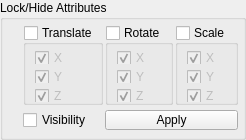
      <widget class="QGroupBox" name="lockAttr_Grp">
       <property name="sizePolicy">
        <sizepolicy hsizetype="Preferred" vsizetype="MinimumExpanding">
         <horstretch>0</horstretch>
         <verstretch>0</verstretch>
        </sizepolicy>
       </property>
       <property name="minimumSize">
        <size>
         <width>0</width>
         <height>140</height>
        </size>
       </property>
       <property name="title">
        <string>Lock/Hide Attributes</string>
       </property>
       <layout class="QGridLayout" name="gridLayout_8">
        <property name="leftMargin">
         <number>20</number>
        </property>
        <property name="topMargin">
         <number>0</number>
        </property>
        <property name="rightMargin">
         <number>5</number>
        </property>
        <property name="bottomMargin">
         <number>0</number>
        </property>
        <property name="horizontalSpacing">
         <number>2</number>
        </property>
        <property name="verticalSpacing">
         <number>0</number>
        </property>
        <item row="1" column="2">
         <widget class="QCheckBox" name="visAttr_Chk">
          <property name="maximumSize">
           <size>
            <width>90</width>
            <height>16777215</height>
           </size>
          </property>
          <property name="text">
           <string>Visibility</string>
          </property>
         </widget>
        </item>
        <item row="0" column="2">
         <widget class="QGroupBox" name="transAttr_Grp">
          <property name="sizePolicy">
           <sizepolicy hsizetype="Preferred" vsizetype="Fixed">
            <horstretch>0</horstretch>
            <verstretch>0</verstretch>
           </sizepolicy>
          </property>
          <property name="minimumSize">
           <size>
            <width>0</width>
            <height>80</height>
           </size>
          </property>
          <property name="maximumSize">
           <size>
            <width>80</width>
            <height>80</height>
           </size>
          </property>
          <property name="title">
           <string>Translate</string>
          </property>
          <property name="flat">
           <bool>true</bool>
          </property>
          <property name="checkable">
           <bool>true</bool>
          </property>
          <property name="checked">
           <bool>false</bool>
          </property>
          <layout class="QGridLayout" name="gridLayout">
           <property name="topMargin">
            <number>6</number>
           </property>
           <property name="bottomMargin">
            <number>0</number>
           </property>
           <item row="0" column="0">
            <widget class="QCheckBox" name="transXAttr_Chk">
             <property name="minimumSize">
              <size>
               <width>0</width>
               <height>10</height>
              </size>
             </property>
             <property name="text">
              <string>X</string>
             </property>
             <property name="checked">
              <bool>true</bool>
             </property>
            </widget>
           </item>
           <item row="1" column="0">
            <widget class="QCheckBox" name="transYAttr_Chk">
             <property name="minimumSize">
              <size>
               <width>0</width>
               <height>10</height>
              </size>
             </property>
             <property name="text">
              <string>Y</string>
             </property>
             <property name="checked">
              <bool>true</bool>
             </property>
            </widget>
           </item>
           <item row="2" column="0">
            <widget class="QCheckBox" name="transZAttr_Chk">
             <property name="minimumSize">
              <size>
               <width>0</width>
               <height>10</height>
              </size>
             </property>
             <property name="text">
              <string>Z</string>
             </property>
             <property name="checked">
              <bool>true</bool>
             </property>
            </widget>
           </item>
          </layout>
         </widget>
        </item>
        <item row="0" column="3">
         <widget class="QGroupBox" name="rotAttr_Grp">
          <property name="sizePolicy">
           <sizepolicy hsizetype="Preferred" vsizetype="Fixed">
            <horstretch>0</horstretch>
            <verstretch>0</verstretch>
           </sizepolicy>
          </property>
          <property name="minimumSize">
           <size>
            <width>0</width>
            <height>80</height>
           </size>
          </property>
          <property name="maximumSize">
           <size>
            <width>80</width>
            <height>80</height>
           </size>
          </property>
          <property name="title">
           <string>Rotate</string>
          </property>
          <property name="flat">
           <bool>true</bool>
          </property>
          <property name="checkable">
           <bool>true</bool>
          </property>
          <property name="checked">
           <bool>false</bool>
          </property>
          <layout class="QGridLayout" name="gridLayout_4">
           <property name="topMargin">
            <number>6</number>
           </property>
           <property name="bottomMargin">
            <number>0</number>
           </property>
           <item row="0" column="0">
            <widget class="QCheckBox" name="rotXAttr_Chk">
             <property name="minimumSize">
              <size>
               <width>0</width>
               <height>10</height>
              </size>
             </property>
             <property name="text">
              <string>X</string>
             </property>
             <property name="checked">
              <bool>true</bool>
             </property>
            </widget>
           </item>
           <item row="1" column="0">
            <widget class="QCheckBox" name="rotYAttr_Chk">
             <property name="minimumSize">
              <size>
               <width>0</width>
               <height>10</height>
              </size>
             </property>
             <property name="text">
              <string>Y</string>
             </property>
             <property name="checked">
              <bool>true</bool>
             </property>
            </widget>
           </item>
           <item row="2" column="0">
            <widget class="QCheckBox" name="rotZAttr_Chk">
             <property name="minimumSize">
              <size>
               <width>0</width>
               <height>10</height>
              </size>
             </property>
             <property name="text">
              <string>Z</string>
             </property>
             <property name="checked">
              <bool>true</bool>
             </property>
            </widget>
           </item>
          </layout>
         </widget>
        </item>
        <item row="0" column="4">
         <widget class="QGroupBox" name="scaleAttr_Grp">
          <property name="sizePolicy">
           <sizepolicy hsizetype="Preferred" vsizetype="Fixed">
            <horstretch>0</horstretch>
            <verstretch>0</verstretch>
           </sizepolicy>
          </property>
          <property name="minimumSize">
           <size>
            <width>0</width>
            <height>80</height>
           </size>
          </property>
          <property name="maximumSize">
           <size>
            <width>80</width>
            <height>80</height>
           </size>
          </property>
          <property name="title">
           <string>Scale</string>
          </property>
          <property name="flat">
           <bool>true</bool>
          </property>
          <property name="checkable">
           <bool>true</bool>
          </property>
          <property name="checked">
           <bool>false</bool>
          </property>
          <layout class="QGridLayout" name="gridLayout_9">
           <property name="topMargin">
            <number>6</number>
           </property>
           <property name="bottomMargin">
            <number>0</number>
           </property>
           <item row="0" column="0">
            <widget class="QCheckBox" name="scaleXAttr_Chk">
             <property name="minimumSize">
              <size>
               <width>0</width>
               <height>10</height>
              </size>
             </property>
             <property name="text">
              <string>X</string>
             </property>
             <property name="checked">
              <bool>true</bool>
             </property>
            </widget>
           </item>
           <item row="1" column="0">
            <widget class="QCheckBox" name="scaleYAttr_Chk">
             <property name="minimumSize">
              <size>
               <width>0</width>
               <height>10</height>
              </size>
             </property>
             <property name="text">
              <string>Y</string>
             </property>
             <property name="checked">
              <bool>true</bool>
             </property>
            </widget>
           </item>
           <item row="2" column="0">
            <widget class="QCheckBox" name="scaleZAttr_Chk">
             <property name="minimumSize">
              <size>
               <width>0</width>
               <height>10</height>
              </size>
             </property>
             <property name="text">
              <string>Z</string>
             </property>
             <property name="checked">
              <bool>true</bool>
             </property>
            </widget>
           </item>
          </layout>
         </widget>
        </item>
        <item row="1" column="3" colspan="2">
         <widget class="QPushButton" name="attrApply_Btn">
          <property name="minimumSize">
           <size>
            <width>0</width>
            <height>20</height>
           </size>
          </property>
          <property name="maximumSize">
           <size>
            <width>200</width>
            <height>20</height>
           </size>
          </property>
          <property name="text">
           <string>Apply</string>
          </property>
         </widget>
        </item>
       </layout>
      </widget>
